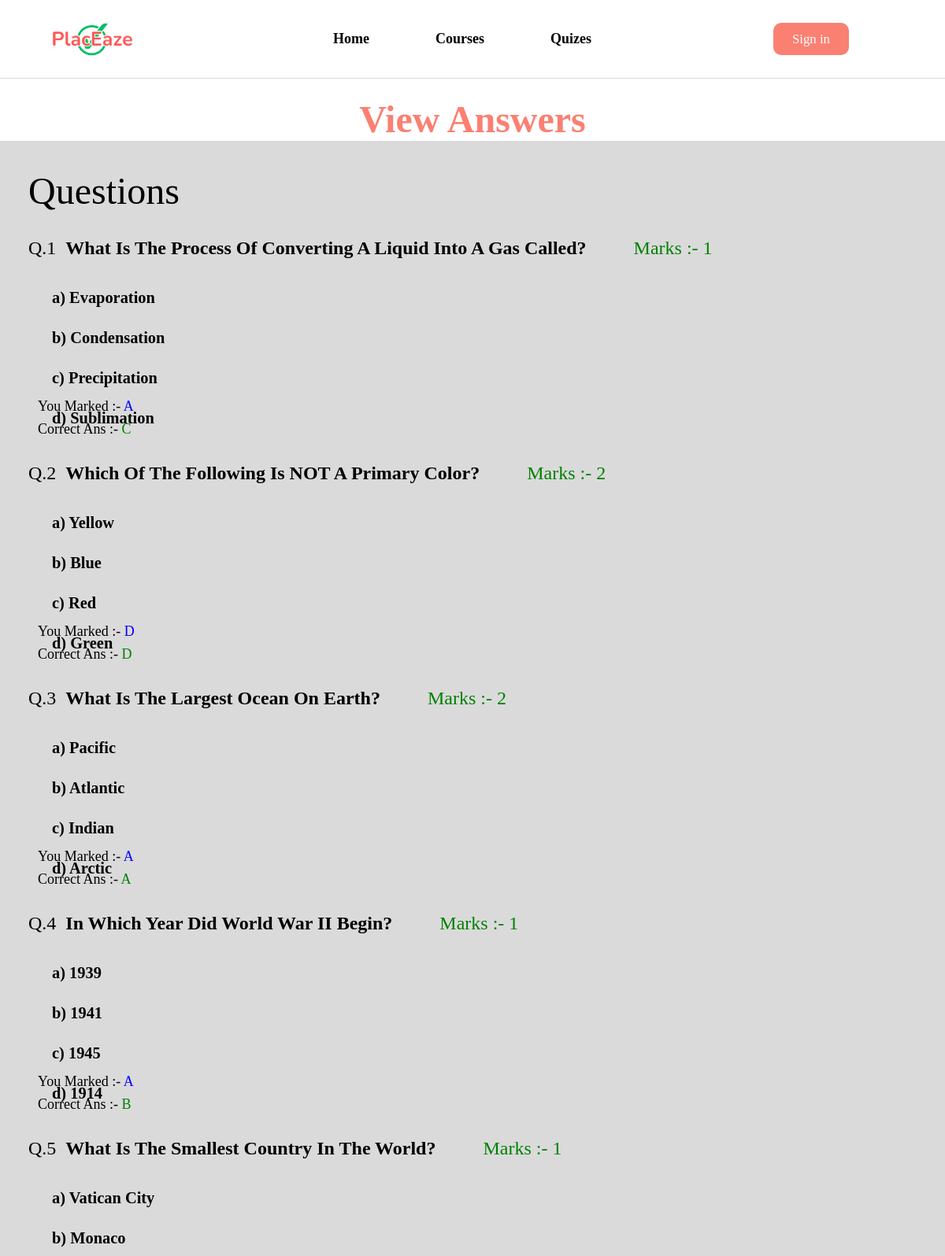
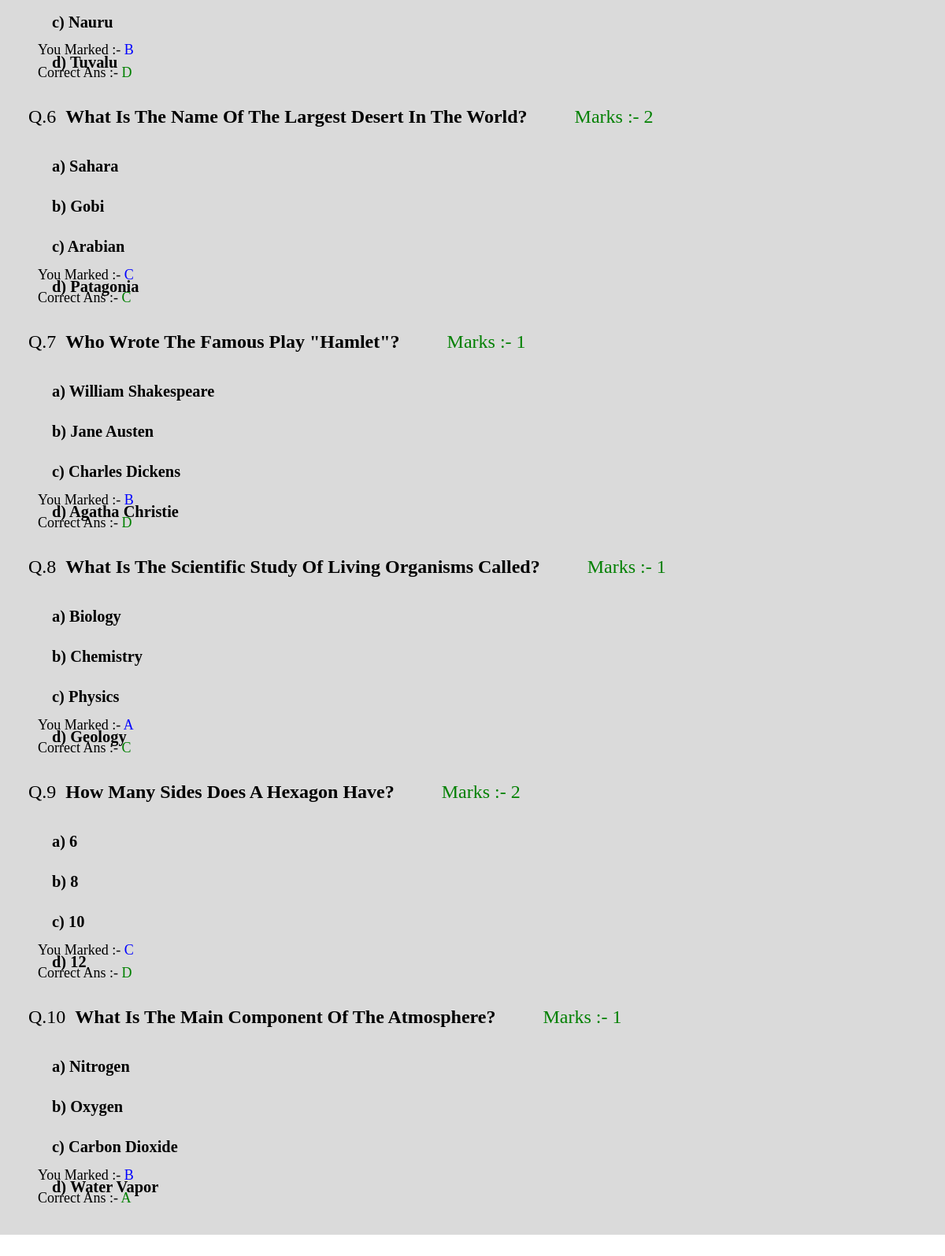
/viewAnswers/12/cherry-scallop/illustrious-honest-limpet-of-coffee/, run on the app's committed database (2 pictures, top to bottom).
### place_aze/models.py (models this page shows, shortened)
class Questions(models.Model):
    qUid=models.BigAutoField(primary_key=True)
    testId=models.CharField(max_length=20)
    qId=models.CharField(max_length=25)
    q=models.TextField()
    a=models.CharField(max_length=100)
    b=models.CharField(max_length=100)
    c=models.CharField(max_length=100)
    d=models.CharField(max_length=100)
    ans=models.CharField(max_length=10)
    marks=models.IntegerField()
    teacherId=models.BigIntegerField()

### place_aze/views.py (the view)
# urls.py: path("viewAnswers/<int:stId>/<str:testId>/<str:testGivenId>/", views.viewAnswers, name="ViewAnswers"),
@csrf_exempt
def viewAnswers(request,stId,testId,testGivenId):
    saObj=StudentAns.objects.filter(testId=testId,stid=stId,testGivenId=testGivenId)
    qList=[]
    for i in saObj:
        obj=Questions.objects.get(qUid=i.qUid)
        qList.append([obj.qId,obj.q,obj.a,obj.b,obj.c,obj.d,obj.ans,obj.marks,i.markedAns])
    return render(request,'viewAnswersPage.html',{'qList':qList})

### place_aze/templates/viewAnswersPage.html (shortened to what this page needs)
{% load static %}
<!DOCTYPE html>
<html lang="en">
<head>
    <link rel="stylesheet" href="{% static 'Css/viewAnswer.css' %}">
</head>
<body>
        <div id="main">
            <div id="page1">
                <div id="nav">
                    <div class="prt1">
                        <img src="{% static 'Images/logo.png' %}" alt="">
                    </div>
                    <div class="prt2">
                        <a href="/">Home</a>
                        <a href="#">Courses</a>
                        <a href="/studentQuizPage/">Quizes</a>
                    </div>
                    {% if user.is_authenticated %}
                    <div class="prt3">
                      <a href="/logoutUser/"><button>Sign out</button></a>
                      <!-- <div class="admin">
                       <h4>Teacher</h4>
                       <h4>Admin</h4>
                      </div> -->
                  </div>
                  {% else %}
                      <div class="prt3">
                        <a href="/studentLoginPage/"><button>Sign in</button></a>
                    </div>
                  {% endif %}
                    </div>
                    <h1>View Answers</h1>
                    <div class="ans">
                        <h3 style="font-size: 4vw; font-weight: 500; font-family: Montserrat;">Questions</h3>
                        {% for i in qList %}
                        <div class="qu">
                        <h2><span>Q.{{i.0}}</span> {{i.1}} <span id="mar"> Marks :- {{i.7}}</span></h2>
                        <div class="options">
                            <h5 style="background-color: transparent; color: black;" id="one" > a)  {{i.2}}</h5>
                            <h5 id="two" > b)  {{i.3}}</h5>
                            <h5 id="three" > c)   {{i.4}}</h5>
                            <h5 id="four" >d)   {{i.5}}</h5>
                        </div>
                       <div style="margin-top: -2vh; display: flex; flex-direction: column; gap: 1vh; margin-left: 1vw;" class="a">
                        <h4 style="font-family: gilroy; font-weight: 500;" >You marked :- <span style="color: blue;">{{i.6}}</span>
                        </h4>
                        <h4 style="font-family: gilroy; font-weight: 500;" >Correct Ans :- <span>{{i.8}}
                        </span> </h4>
                       </div>
                       </div>
                      {% endfor %}
                    </div>
            </div>
        </div>
</body>
</html>

### static/Css/viewAnswer.css (style rules this page uses)
* { margin: 0; padding: 0; box-sizing: border-box; font-family: gilroy; }
html,body { height: 100%; width: 100%; }
#main { height: 100%; width: 100%; }
#page1 { height: 100%; width: 100%; }
#nav { height: 100px; display: flex; align-items: center; justify-content: space-between; padding: 0vw 3.5vw; border-bottom: 1px solid #dadada; }
.prt2 { display: flex; gap: 7vw; }
.prt1 { display: flex; align-items: center ; }
.prt1 img { height: 4vw; }
.prt3 { display: flex; gap: 80px; align-items: center; position: relative; }
.prt3 button { font-size: 1.4vw; cursor: pointer; border-radius: 10px; padding: 0.9vw 2vw; border: none; background-color: salmon; color: white; font-family: gilroy; }
.prt2 a { text-decoration: none; font-size: 1.5vw; color: black; font-weight: 600; }
#page1 h1 { font-size: 4vw; color: salmon; font-family: gilroy; text-align: center; margin-top: 3vh; }
.ans { padding: 3vw; display: flex; flex-direction: column; gap: 4vh; background-color: #dadada; }
.qu { display: flex; flex-direction: column; gap: 4vh; }
.options { display: flex; flex-direction: column; gap: 2vh; margin-left: 3vh; }
.qu h2 span { font-family: kitna; font-weight: 300; }
.qu h2 { font-size: 2vw; display: flex; font-family: kinta; align-items: center; gap: 1vw; text-transform: capitalize; }
.options h5 { font-size: 1.7vw; display: flex; width: fit-content; padding: 0.5vw; border-radius: 2vw; text-align: centere; font-family: kinta; gap: 3vw; align-items: center; }
.ans h3 { font-size: 3vw; }
#mar { color: green; margin-left: 4vw; }
.qu h4 { font-size: 1.5vw; text-transform: capitalize; }
#one { width: fit-content; padding: 0.5vw; border-radius: 2vw; text-align: centere; font-family: kinta; color: white; }
.qu h4 span { color: green; }

### data on the page
Questions: q "What Is The Process Of Converting A Liquid Into A Gas Called?", a "Evaporation", b "Condensation", c "Precipitation", d "Sublimation"
Questions: q "Which Of The Following Is NOT A Primary Color?", a "Yellow", b "Blue", c "Red", d "Green"
Questions: qId "3", q "What Is The Largest Ocean On Earth?", marks "2", a "Pacific", b "Atlantic", c "Indian", d "Arctic", ans "A"
Questions: q "In Which Year Did World War II Begin?", a "1939", b "1941", c "1945", d "1914"
Questions: q "What Is The Smallest Country In The World?", a "Vatican City", b "Monaco", c "Nauru", d "Tuvalu"
Questions: q "What Is The Name Of The Largest Desert In The World?", a "Sahara", b "Gobi", c "Arabian", d "Patagonia"
Questions: q "Who Wrote The Famous Play \"Hamlet\"?", a "William Shakespeare", b "Jane Austen", c "Charles Dickens", d "Agatha Christie"
Questions: q "What Is The Scientific Study Of Living Organisms Called?", a "Biology", b "Chemistry", c "Physics", d "Geology"
Questions: qId "9", q "How Many Sides Does A Hexagon Have?", marks "2", a "6", b "8", c "10", d "12", ans "C", i "D"
Questions: qId "10", q "What Is The Main Component Of The Atmosphere?", a "Nitrogen", b "Oxygen", c "Carbon Dioxide", d "Water Vapor"

### other printed values
{{ i.0 }} "1" "2" "4" "5" "6" "7" "8"
{{ i.7 }} "1" "2" "1" "1" "2" "1" "1" "1"
{{ i.6 }} "A" "D" "A" "B" "C" "B" "A" "B"
{{ i.8 }} "C" "D" "B" "D" "C" "D" "C" "A"
